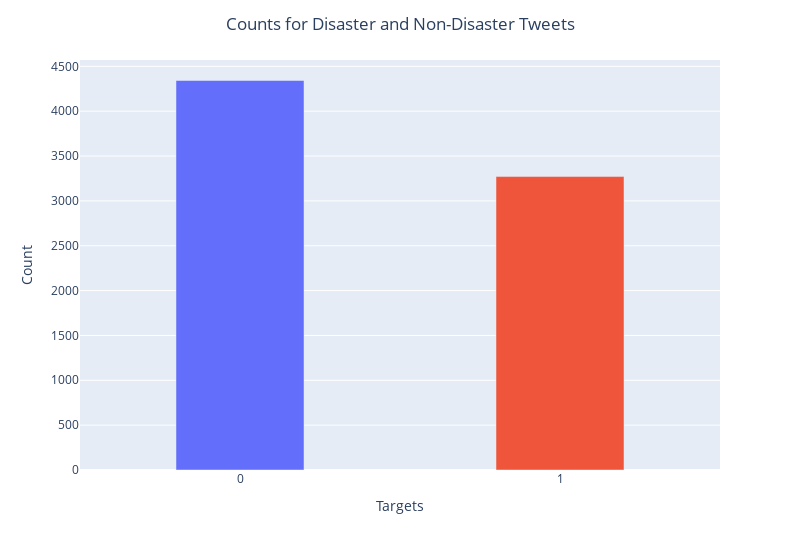

This figure's notebook cell:
### Markdown cell above
## 2.1 Visualising counts of real and fake tweets

### Code cell
fig = px.bar(x=["0","1"], y=data["target"].value_counts(),
             color=["red", "goldenrod"])

#Change this value for bar widths
for dt in fig.data:
    dt["width"] = 0.4 

fig.update_layout(
    title_text = "Counts for Disaster and Non-Disaster Tweets",
    title_x=0.5,
    width=800,
    height=550,
    xaxis_title="Targets",
    yaxis_title="Count",
    showlegend=False
).show()

# py.plot(fig,filename='Counts for Disaster and Non-Disaster Tweets',auto_open=False,show_link=False)

### Figure 1 — Plotly figure (JSON) as saved in the notebook; plotly's stock layout.template omitted (floating-point values rounded to 4 significant figures)
{"data": [{"alignmentgroup": "True", "hovertemplate": "color=red<br>x=%{x}<br>y=%{y}<extra></extra>", "legendgroup": "red", "marker": {"color": "#636efa", "pattern": {"shape": ""}}, "name": "red", "offsetgroup": "red", "orientation": "v", "showlegend": true, "textposition": "auto", "type": "bar", "width": 0.4, "x": ["0"], "xaxis": "x", "y": [4342], "yaxis": "y"}, {"alignmentgroup": "True", "hovertemplate": "color=goldenrod<br>x=%{x}<br>y=%{y}<extra></extra>", "legendgroup": "goldenrod", "marker": {"color": "#EF553B", "pattern": {"shape": ""}}, "name": "goldenrod", "offsetgroup": "goldenrod", "orientation": "v", "showlegend": true, "textposition": "auto", "type": "bar", "width": 0.4, "x": ["1"], "xaxis": "x", "y": [3271], "yaxis": "y"}], "layout": {"barmode": "relative", "height": 550, "legend": {"title": {"text": "color"}, "tracegroupgap": 0}, "margin": {"t": 60}, "showlegend": false, "title": {"text": "Counts for Disaster and Non-Disaster Tweets", "x": 0.5}, "width": 800, "xaxis": {"anchor": "y", "domain": [0, 1], "title": {"text": "Targets"}}, "yaxis": {"anchor": "x", "domain": [0, 1], "title": {"text": "Count"}}}}
